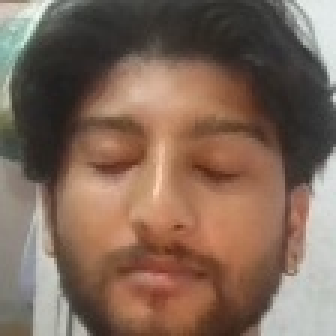
#> input picture data/biometric_vault/burst_frames/2333407_blink_1.jpg, 112 x 112 px (shown 3 times larger)
$ python -i face_detector.py   (imports and definitions only)
#> lines starting #> are read from the running program, lines starting #| are printed output that depends on the picture
#> further down, picture is the input picture: shape (112, 112, 3); mean B, G, R 89.4, 104.4, 128.1
import os
import cv2
import numpy as np
from pathlib import Path
import sys

sys.path.insert(0, str(Path(__file__).resolve().parent.parent))
from config import YUNET_MODEL_FILE, DEFAULT_DETECTION_CONFIDENCE

class FaceDetector:
    """
    Deep Learning Multi-Face Detector for Classroom Environments.
    Uses OpenCV YuNet ONNX with 5-point facial landmark alignment.
    Capable of detecting tilted, occluded, and distant faces down to 10x10 px.
    """
    def __init__(self, score_threshold=DEFAULT_DETECTION_CONFIDENCE, nms_threshold=0.3, top_k=50):
        self.score_threshold = float(score_threshold)
        self.nms_threshold = float(nms_threshold)
        self.top_k = int(top_k)
        self.detector = None
        self.model_loaded = False
        self.input_size = (640, 480)
        self.haar_fallback = None

        self._init_detector()

    def _init_detector(self):
        model_str = str(YUNET_MODEL_FILE)
        if os.path.exists(model_str):
            try:
                self.detector = cv2.FaceDetectorYN.create(
                    model_str,
                    "",
                    self.input_size,
                    self.score_threshold,
                    self.nms_threshold,
                    self.top_k
                )
                self.model_loaded = True
                print("[FaceDetector] Deep Learning YuNet detector initialized successfully (fixed 640x480).")
            except Exception as e:
                print(f"[FaceDetector] Error loading YuNet: {e}")
                self.model_loaded = False

        if not self.model_loaded:
            cascade_path = cv2.data.haarcascades + "haarcascade_frontalface_default.xml"
            self.haar_fallback = cv2.CascadeClassifier(cascade_path)
            print("[FaceDetector] Fallback to Haar Cascade.")

    def set_score_threshold(self, score):
        self.score_threshold = float(score)
        if self.detector:
            self.detector.setScoreThreshold(self.score_threshold)

    def detect(self, frame_bgr):
        """
        Detects all faces in frame using fixed 640x480 canonical input.
        Returns: list of dicts with scaled bboxes and landmarks.
        """
        if frame_bgr is None or frame_bgr.size == 0:
            return []

        orig_h, orig_w = frame_bgr.shape[:2]
#> orig_h = 112; orig_w = 112
        det_w, det_h = self.input_size

        if (orig_w, orig_h) != (det_w, det_h):
            resized = cv2.resize(frame_bgr, (det_w, det_h))
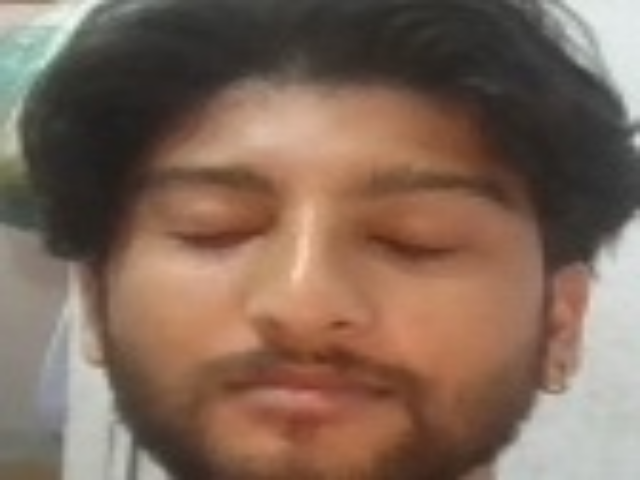
#> resized: shape (480, 640, 3); mean B, G, R 89.2, 104.2, 128
        else:
            resized = frame_bgr

        scale_x = orig_w / float(det_w)
#> scale_x = 0.175
        scale_y = orig_h / float(det_h)
#> scale_y = 0.233

        if self.model_loaded and self.detector:
            faces = None
            try:
                _, faces = self.detector.detect(resized)
            except Exception:
                faces = None

            if faces is None or len(faces) == 0:
                return []

            results = []
            for face in faces:
                x = max(0, int(face[0] * scale_x))
                y = max(0, int(face[1] * scale_y))
                bw = min(orig_w - x, int(face[2] * scale_x))
                bh = min(orig_h - y, int(face[3] * scale_y))
                score = float(face[14])

                # 5 landmarks scaled to original frame
                landmarks = []
                face_scaled = face.copy()
                face_scaled[0] = x
                face_scaled[1] = y
                face_scaled[2] = bw
                face_scaled[3] = bh

                for i in range(5):
                    lx = float(face[4 + 2 * i] * scale_x)
                    ly = float(face[5 + 2 * i] * scale_y)
                    landmarks.append((int(lx), int(ly)))
                    face_scaled[4 + 2 * i] = lx
                    face_scaled[5 + 2 * i] = ly

                face_scaled = np.ascontiguousarray(face_scaled.astype(np.float32))

                results.append({
                    "bbox": [x, y, bw, bh],
                    "score": score,
                    "landmarks": landmarks,
                    "raw_face_record": face_scaled
                })
            return results

        # Fallback Haar Cascade
        elif self.haar_fallback:
            gray = cv2.cvtColor(frame_bgr, cv2.COLOR_BGR2GRAY)
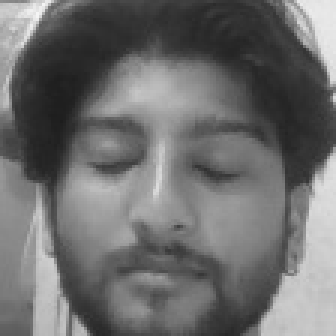
#> gray: shape (112, 112) (shown 3 times larger); min 29, max 245, mean 109.8
            raw_boxes = self.haar_fallback.detectMultiScale(
                gray, scaleFactor=1.1, minNeighbors=4, minSize=(30, 30)
            )
#> raw_boxes = [[11, 18, 87, 87]]
            results = []
            for (x, y, bw, bh) in raw_boxes:
                results.append({
                    "bbox": [int(x), int(y), int(bw), int(bh)],
                    "score": 0.75,
                    "landmarks": None,
                    "raw_face_record": None
                })
#> this loop made 1 pass
#> after the loop, results = 1 item
            return results

        return []

>>> import cv2
>>> picture = cv2.imread('../data/biometric_vault/burst_frames/2333407_blink_1.jpg')
>>> result = FaceDetector().detect(picture)
#> result = 1 item

$ run again, on data/biometric_vault/burst_frames/2333407_blink_10.jpg
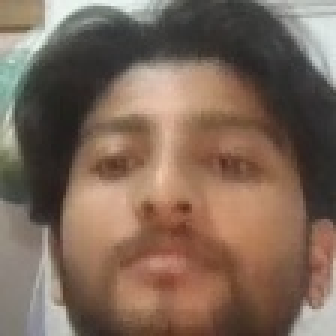
#> input picture data/biometric_vault/burst_frames/2333407_blink_10.jpg, 112 x 112 px (shown 3 times larger)
#> picture is the input picture: shape (112, 112, 3); mean B, G, R 88.9, 103.9, 125.5
#> in detect, `resized = cv2.resize(frame_bgr, (det_w, det_h))`:
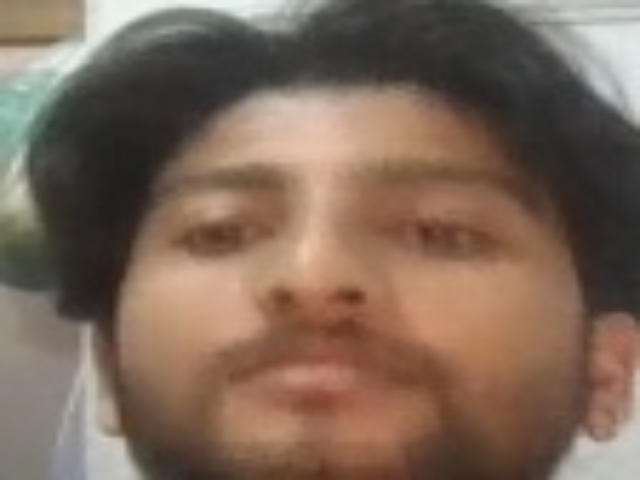
#> resized: shape (480, 640, 3); mean B, G, R 88.7, 103.7, 125.4
#> in detect, `gray = cv2.cvtColor(frame_bgr, cv2.COLOR_BGR2GRAY)`:
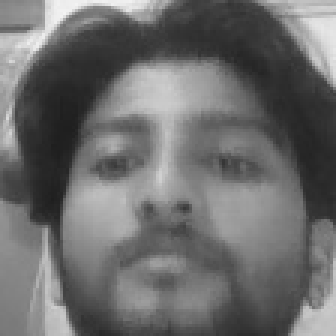
#> gray: shape (112, 112) (shown 3 times larger); min 30, max 243, mean 108.6
#> raw_boxes = [[12, 17, 88, 88]]
#> the loop in detect, `for (x, y, bw, bh) in raw_boxes:` made 1 pass
#> after the loop in detect, `for (x, y, bw, bh) in raw_boxes:`: results = 1 item
